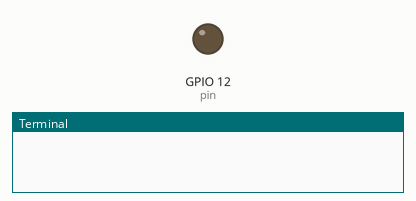
Bench run of a program on a simulated Raspberry Pi (BCM pin numbers). Shown: output pins drawn as LEDs (lit = HIGH), the last lines printed to the terminal.

Above: at 2.5 s.
At 7.5 s:
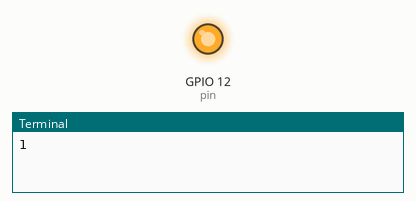
Timing chart, 0 to 13.0 s (numbered marks = the images above):
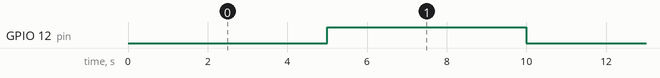

The program:

ssr.py
```python
import time
from typing import Union

import RPi.GPIO as GPIO


class SSR:
    def __init__(self, pin: int) -> None:
        self.__pin = pin
        GPIO.setup(
            self.__pin,
            GPIO.OUT,
        )
        self.is_on = 0
        GPIO.output(self.__pin, self.is_on)

    def write(self, is_on: Union[bool, int]) -> None:
        self.is_on = int(is_on)
        GPIO.output(self.__pin, self.is_on)


if __name__ == "__main__":
    try:
        GPIO.setmode(GPIO.BCM)
        ssr = SSR(pin=12)
        is_on = False
        while True:
            is_on = not is_on
            time.sleep(5)
            ssr.write(is_on)
            print(ssr.is_on)
    except KeyboardInterrupt:
        GPIO.cleanup()
```

Measured:
- by itself, GPIO 12 (pin): alternates HIGH for 5.0 s and LOW for 5.0 s
